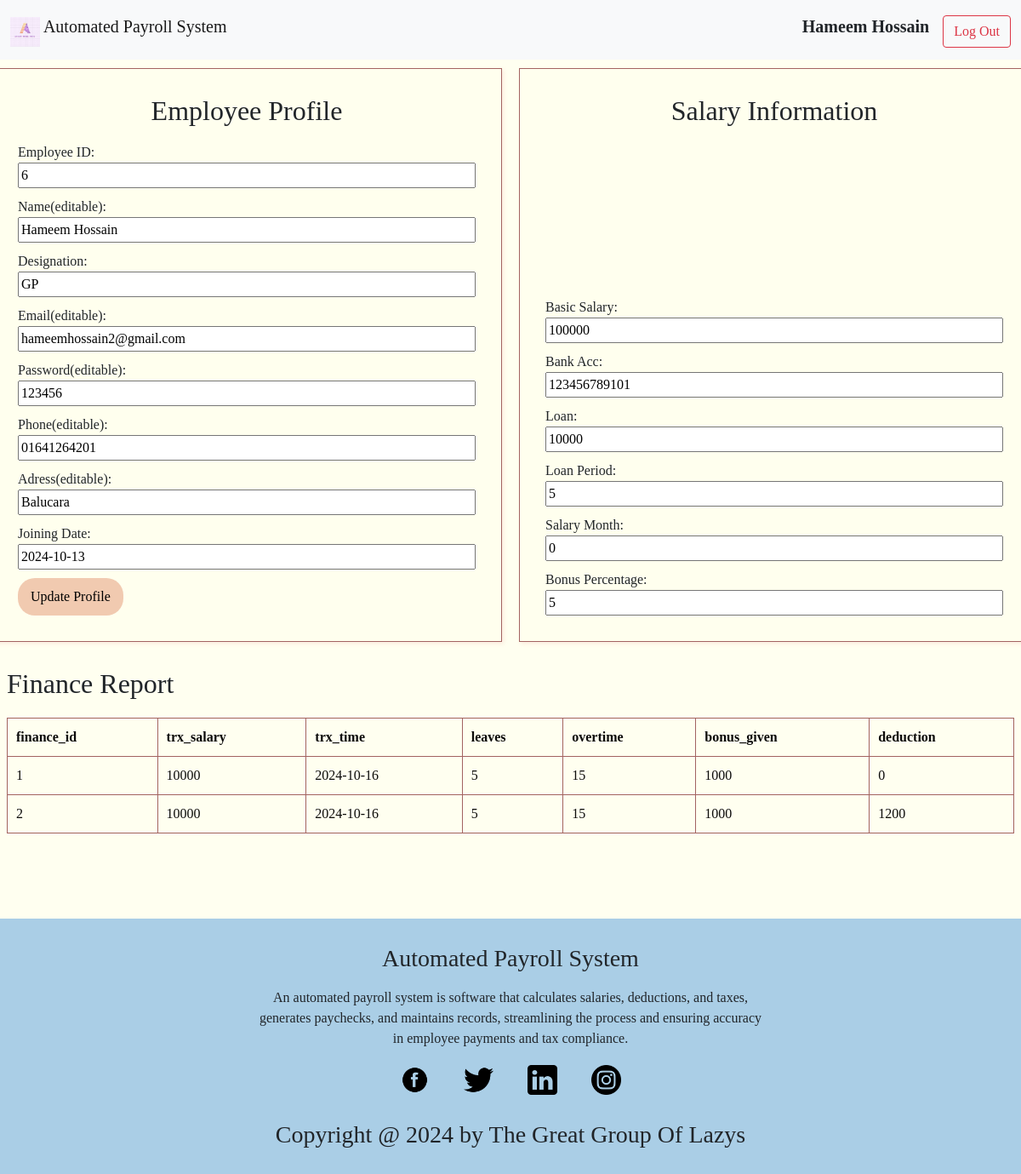
Page /employeeprofilea.php (signed in) on the committed database.
### tables this page shows
CREATE TABLE `emp_info` (
  `emp_id` int(11) NOT NULL,
  `email` varchar(255) NOT NULL,
  `password` varchar(12) NOT NULL,
  `name` varchar(255) NOT NULL,
  `designation` varchar(255) NOT NULL,
  `joining_date` date DEFAULT NULL,
  `address` varchar(255) NOT NULL,
  `mobile` varchar(15) NOT NULL
);

CREATE TABLE `user` (
  `emp_id` int(11) NOT NULL,
  `email` varchar(255) NOT NULL,
  `password` varchar(12) NOT NULL,
  `role` varchar(255) NOT NULL
);

CREATE TABLE `salary_info` (
  `emp_id` int(11) NOT NULL,
  `base_salary` int(11) NOT NULL,
  `bank_acc` varchar(12) NOT NULL,
  `salary_month` int(11) NOT NULL,
  `bonus_percentage` int(11) NOT NULL
);

CREATE TABLE `financial_info` (
  `finance_id` int(11) NOT NULL,
  `emp_id` int(11) NOT NULL,
  `trx_salary` int(11) NOT NULL,
  `trx_time` date DEFAULT NULL,
  `leaves` int(11) NOT NULL,
  `overtime` float NOT NULL,
  `bonus_given` double NOT NULL,
  `deduction` float NOT NULL
);

### employeeprofilea.php (the view, shortened to what this page needs)
<?php
  if (isset($_SESSION['user'])) {
      $user = $_SESSION['user'];
  } else {
      header("Location: login.php");
      exit();
  }
  require_once "config.php";
  $eId=$user['emp_id'];
  $sql = "SELECT * FROM `emp_info` WHERE emp_id='$eId' ";
  $sql1="SELECT * FROM `salary_info` WHERE emp_id='$eId' ";
  $sql2="SELECT emp_id, SUM(loan_ammount) as total_loan_amount, SUM(loan_period) as total_loan_period
FROM `loan`
WHERE emp_id='$eId' AND loan_status='Accepted'";
  $sql3="SELECT * FROM `user` where emp_id='$eId'";
    $result = $conn->query($sql);
    $result1 = $conn->query($sql1);
    $result2 = $conn->query($sql2);
    $result3 = $conn->query($sql3);
    $row = $result->fetch_assoc() ;
    $row1 = $result1->fetch_assoc() ;
    $row2 = $result2->fetch_assoc() ;
    $row3 = $result3->fetch_assoc() ;
?>
<!DOCTYPE html>
<html lang="en">
<head>
    <link href="https://cdn.jsdelivr.net/npm/bootstrap@5.0.2/dist/css/bootstrap.min.css" rel="stylesheet">
    <link rel="stylesheet" href="./css/employeeP_styles.css">
    <link rel="stylesheet" href="./css/navbar_footer_style.css">
</head>
<body style="background-color:#ffed;">
<nav class="navbar navbar-light bg-light">
  <div class="container-fluid">
  <?php
     if($user['role']=='Admin')
     {
        echo '<a class="navbar-brand" href="welcome_admin.php">';
     }
     else
     {
        echo '<a class="navbar-brand" href="welcome_employee.php">';
     }
  ?>
    <img src="./logos/logo.jpg" alt="" width="35" height="35"
  class=" align-text-top ">
    Automated Payroll System</a>
    <div class="d-flex">
      <?php
        echo '<p class="fw-bold fs-5 me-3 mt-2">' . $row['name'] . '</p>';
      ?>
      <a href="logout.php" class="text-decoration-none" onclick="return confirm('Are you sure you want to log out?')"> <button class="btn btn-outline-danger" type="button">Log Out</button></a>
   </div>
  </div>
</nav>
    <main>
        <div class="grid-container">
         <section id="profile">
            <h2>Employee Profile</h2>
            <form action="employeeprofilea.php" method="post">
                <div class="form-group">
                    <label for="employee-id">Employee ID:</label>
                    <input type="number" id="employee-id" name="employee-id" readonly value="<?php echo htmlspecialchars($row['emp_id']); ?>" ><br>
                </div>
                <div class="form-group">
                    <label for="employee-name">Name(editable):</label>
                    <input type="text" id="employee-name" name="employee-name" value="<?php echo htmlspecialchars($row['name']); ?>" ><br>
                </div>
                <div class="form-group">
                    <label for="department">Designation:</label>
                    <input type="text" id="department" name="department" readonly value="<?php echo htmlspecialchars($row['designation']); ?>"><br>
                </div>
                <div class="form-group">
                    <label for="email">Email(editable):</label>
                    <input type="text" id="email" name="email" value="<?php echo htmlspecialchars($row['email']); ?>" ><br>
                </div>
                <div class="form-group">
                    <label for="pass">Password(editable):</label>
                    <input type="text" id="pass" name="pass" value="<?php echo htmlspecialchars($row3['password']); ?>" ><br>
                </div>
                <div class="form-group">
                    <label for="phone">Phone(editable):</label>
                    <input type="text" id="phone" name="phone" value="<?php echo htmlspecialchars($row['mobile']); ?>" ><br>
                </div>
                <div class="form-group">
                    <label for="address">Adress(editable):</label>
                    <input type="text" id="address" name="address" value="<?php echo htmlspecialchars($row['address']); ?>" ><br>
                </div>
                <div class="form-group">
                    <label for="join">Joining Date:</label>
                    <input type="text" id="join" name="join" value="<?php echo htmlspecialchars($row['joining_date']); ?>" ><br>
                </div>
                <button type="submit" onclick="return confirm('Are you sure you want to Update?')">Update Profile</button>
            </form>
          </section>
          <section id="salary">
            <h2>Salary Information</h2>
            <form>
                <label for="basic-salary">Basic Salary:</label>
                <input type="text" id="basic-salary" name="basic-salary" readonly value="<?php echo htmlspecialchars($row1['base_salary']); ?>" ><br>
                <label for="allowances">Bank Acc:</label>
                <input type="text" id="bank" name="bank" readonly value="<?php echo htmlspecialchars($row1['bank_acc']); ?>"><br>
                <label for="deductions">Loan:</label>
                <input type="text" id="deductions" name="deductions" readonly value="<?php echo htmlspecialchars(isset($row2['total_loan_amount']) ? $row2['total_loan_amount'] : 0); ?>"><br>
                <label for="loan">Loan Period:</label>
                <input type="text" id="loan" name="loan" readonly value="<?php echo htmlspecialchars(isset($row2['total_loan_period']) ? $row2['total_loan_period'] : 0); ?>"><br>
                <label for="month">Salary Month:</label>
                <input type="text" id="month" name="month" readonly value="<?php echo htmlspecialchars($row1['salary_month']); ?>"><br>
                <label for="bonus">Bonus Percentage:</label>
                <input type="text" id="bonus" name="bonus" readonly value="<?php echo htmlspecialchars($row1['bonus_percentage']); ?>"><br>
            </form>
          </section>
        </div>
        <section id="leave" class="m-2">
            <h2>Finance Report</h2>
            <table class="square-table">
    <thead>
        <tr>
            <th>finance_id</th>
            <th>trx_salary</th>
            <th>trx_time</th>
            <th>leaves</th>
            <th>overtime</th>
            <th>bonus_given</th>
            <th>deduction</th>
        </tr>
    </thead>
    <tbody>
        <?php
        $sql4= "SELECT * FROM `financial_info` where emp_id='$eId'";
        $result4=$conn->query($sql4);
        if($result4->num_rows > 0){
            while($row4 = $result4->fetch_assoc()) {
                echo "<tr>";
                echo "<td>" . htmlspecialchars($row4['finance_id']) . "</td>";
                echo "<td>" . htmlspecialchars($row4['trx_salary']) . "</td>";
                echo "<td>" . htmlspecialchars($row4['trx_time']) . "</td>";
                echo "<td>" . htmlspecialchars($row4['leaves']) . "</td>";
                echo "<td>" . htmlspecialchars($row4['overtime']) . "</td>";
                echo "<td>" . htmlspecialchars($row4['bonus_given']) . "</td>";
                echo "<td>" . htmlspecialchars($row4['deduction']) . "</td>";
                echo "</tr>";
            }
        }
        ?>
    </tbody>
</table>
        </section>
    </main>
    <footer>
    <div>
        <div>
            <h3>Automated Payroll System</h3>
            <p> An automated payroll system is software that calculates salaries, deductions, and taxes, generates
                paychecks, and maintains records, streamlining the process and ensuring accuracy in employee
                payments and tax compliance.</p>
            <div>
                <ul class=”socials”>
                    <li><img src="./logos/367582_facebook_social_icon.png" alt="" width="35" height="35"
                            class="d-inline-block align-text-top "></li>
                    <li><img src="./logos/5305170_bird_social media_social network_tweet_twitter_icon.png" alt=""
                            width="35" height="35" class="d-inline-block align-text-top "></li>
                    <li><img src="./logos/5282542_linkedin_network_social network_linkedin logo_icon.png" alt=""
                            width="35" height="35" class="d-inline-block align-text-top "></li>
                    <li><img src="./logos/5279112_camera_instagram_social media_instagram logo_icon.png" alt=""
                            width="35" height="35" class="d-inline-block align-text-top "></li>
                </ul>
            </div>
            <h3>Copyright @ 2024 by The Great Group Of Lazys</h3>
        </div>
    </div>
</footer>
</body>
</html>

### css/employeeP_styles.css (style rules this page uses)
body { font-family: serif; }
.grid-container { display: grid; grid-template-columns: 1fr 1fr; gap: 20px; margin-bottom: 20px; justify-content: center; }
#profile, #salary { background-color: #ffed; padding: 30px; border: 1px solid #A36361; text-align: center; box-shadow: 2px 2px 5px rgba(235, 151, 151, 0.2); width: 600px; min-height: 600px; display: flex; flex-direction: column; justify-content: space-between; align-items: center; margin: 10px auto; box-sizing: border-box; }
form { height: auto; width: 100%; text-align: left; }
form label { margin-top: 10px; }
form input { width: 100%; box-sizing: border-box; }
button { background-color: #f1cab0; color: rgb(0, 0, 0); padding: 10px 15px; border: none; cursor: pointer; margin-top: 10px; border-radius: 20px; align-self: center; }
table { color: rgb(12, 11, 11); width: 100%; border-collapse: collapse; margin-top: 20px; }
th, td { padding: 10px; border: 1px solid #A36361; text-align: left; }

### css/navbar_footer_style.css (style rules this page uses)
footer { height: 300px; background-color: rgb(170, 206, 230); margin-top: 100px; }
footer>div { display: flex; justify-content:space-around; }
footer>div>div { width: 50%; }
footer>div>div>h3 { text-align: center; padding-top: 30px; }
footer>div>div>p { text-align: center; padding-top: 10px; }
footer>div>div>div>ul { width: 50%; margin: auto; padding-left: 0px; list-style: none; display: flex; justify-content: space-around; }

### rows in the picture
emp_info: name "Hameem Hossain", employee-id "6", employee-name "Hameem Hossain", department "GP", email "hameemhossain2@gmail.com", phone "01641264201", address "Balucara", join "2024-10-13"
user: pass "123456"
salary_info: basic-salary "100000", bank "123456789101", month "0", bonus "5"
financial_info: finance_id "1", trx_salary "10000", trx_time "2024-10-16", leaves "5", overtime "15", bonus_given "1000", deduction "0"
financial_info: finance_id "2", trx_salary "10000", trx_time "2024-10-16", leaves "5", overtime "15", bonus_given "1000", deduction "1200"
